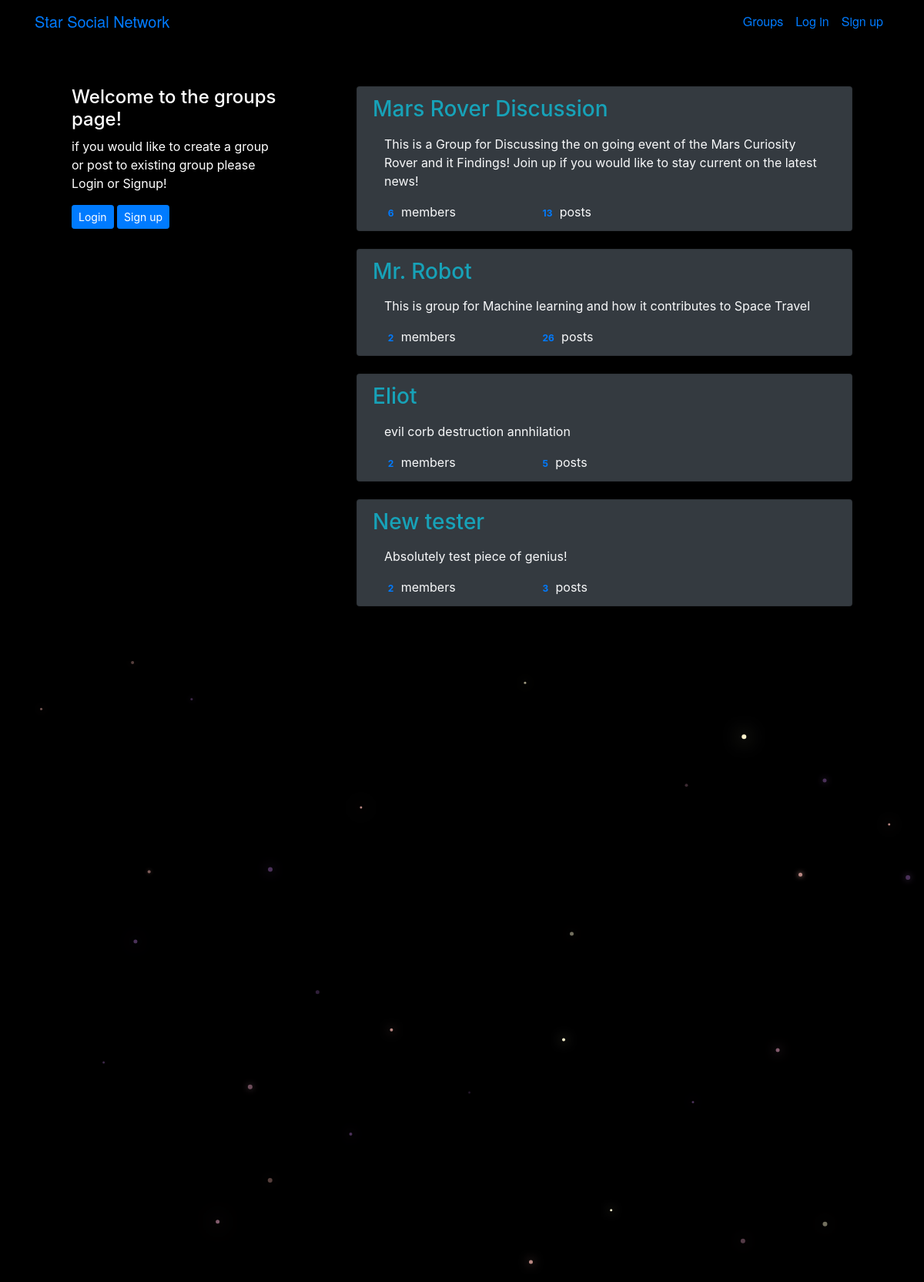
The app's page /groups/ with its own data.
### groups/models.py (models this page shows, shortened)
class Group(models.Model):
    name = models.CharField(max_length=255,unique=True)
    slug = models.SlugField(allow_unicode = True,unique=True)
    description = models.TextField(blank=True, default='')
    description_html = models.TextField(editable=False, default='',blank= True)
    members = models.ManyToManyField(User,through='GroupMember')

### groups/views.py (the view)
# urls.py: path('', views.ListGroups.as_view(), name="all"),
class ListGroups(generic.ListView):
    model = Group

### groups/templates/groups/group_list.html (shortened to what this page needs)
{% extends "groups/group_base.html" %}
{% block pregroup %}
<div class ="col-md-4 p-5  rounded ">
    <div class ="content">
         <h4>Welcome to the groups page!</h4>
         <p>if you would like to create a group or post to existing group please Login or Signup!
         <br>
    </div>
    {% if user.is_authenticated %}
    <a href="{% url 'groups:create' %}" class="btn btn-md btn-fill btn-warning">
        <span class="glyphicon glyphicon-plus-sign">Create New Group!</span> </a>
    {% else %}
    <a href="{% url 'accounts:login' %}"  class="btn btn-sm btn-primary">Login</a>
    <a href="{% url 'accounts:signup' %}" class="btn btn-sm btn-primary">Sign up</a>
    {% endif %}
</div>
{% endblock %}
{% block group_content %}
<div class= "col-md-8 p-5 rounded ">
    <div class ="list-group">
      {% for group in object_list %}
      <a class ="list-group-item bg-dark rounded text-light" href="{% url 'groups:single' slug=group.slug %}">
          <h3 class="title list-group-item-heading text-info">{{group.name}}</h3>
          <div class=" text-light list-group-item-text container-fluid groupscript ">
            <p class="groupscript">{{group.description_html|safe}}</p>
          </div>
          <div class="row">
              <div class="col-md-4 ">
                <span class =" text-primary badge">{{group.members.count}}</span>
                member{{group.members.count|pluralize}}
              </div>
              <div class="col-md-4">
                <span class ="badge text-primary">{{group.posts.count}}</span>
                post{{group.posts.count|pluralize}}
              </div>
          </div>
      </a>
      <br>
     {% endfor %}
    </div>
</div>
{% endblock %}

### static/css/master.css (style rules this page uses)
body { margin: auto; max-width:1500px; background-color: black; color:white; }
html, body { height: 100%; width: 100%; max-width:1500px; background: rgb(0, 0, 0); margin: auto; }
.rounded { border-radius: 10px; }
.badge { color: white; }
.groupscript { color:white; }
.row { margin: auto; width:auto; height:auto; }

### records on screen
Group: name "Mars Rover Discussion", description_html "This is a Group for Discussing the on going event of the Mars Curiosity Rover and it Findings! Join up if you would like to stay current on the latest news!", members.count "6", posts.count "13"
Group: name "Mr. Robot", description_html "This is group for Machine learning and how it contributes to Space Travel", members.count "2", posts.count "26"
Group: name "Eliot", description_html "evil corb destruction annhilation", members.count "2", posts.count "5"
Group: name "New tester", description_html "Absolutely test piece of genius!", members.count "2", posts.count "3"
